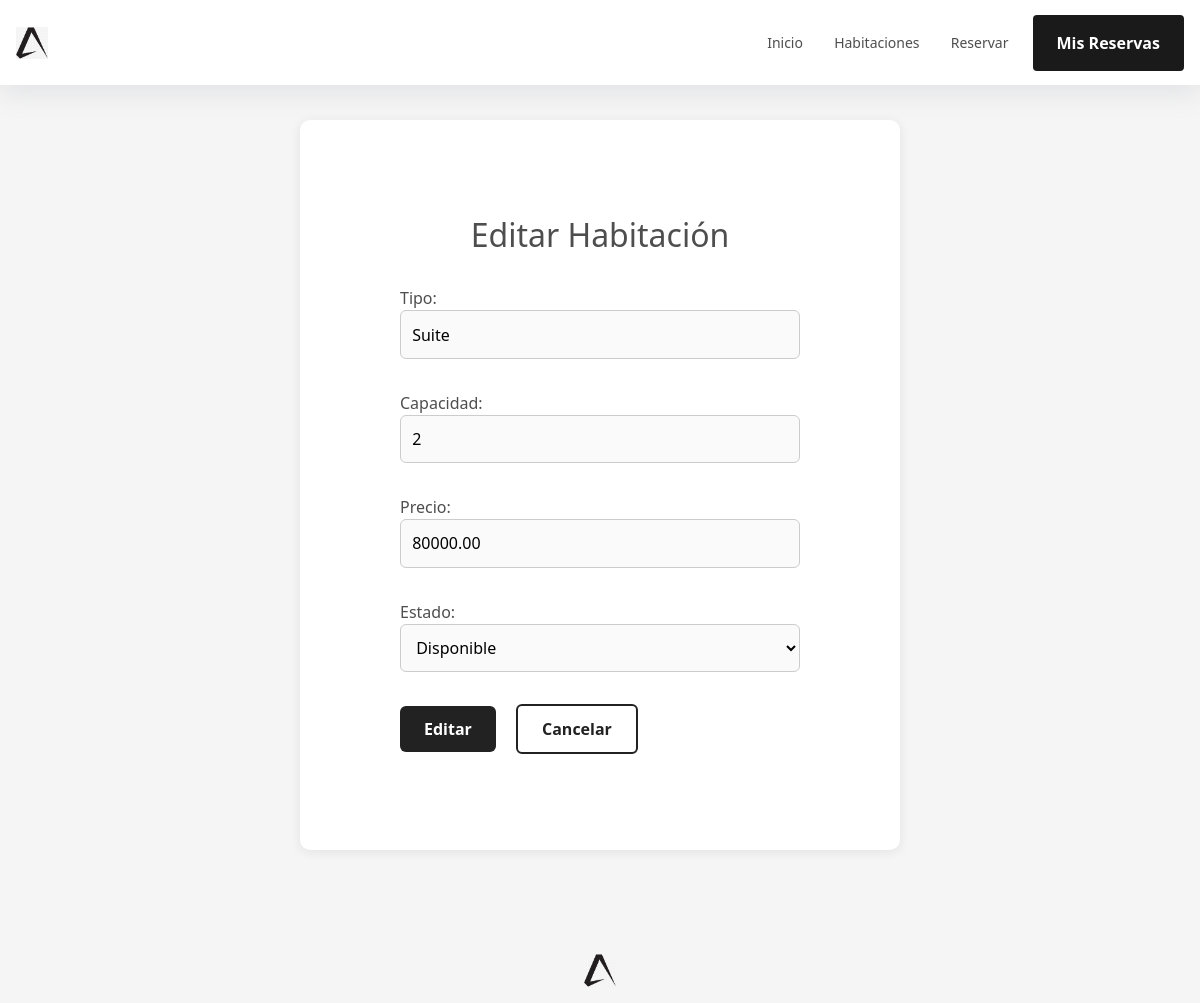
Screenshot of /habitacion/HAB001/editar/ (signed in) with the database file from the repository.
### core/models.py (models this page shows, shortened)
class Habitacion(models.Model):
    ESTADO_CHOICES = [
        ("disponible", "Disponible"),
        ("ocupada", "Ocupada"),
        ("mantenimiento", "Mantenimiento"),
    ]
    id_habitacion = models.CharField(max_length=32, unique=True, default=generate_habitacion_id)
    tipo = models.CharField(max_length=100)
    capacidad = models.PositiveSmallIntegerField()
    precio = models.DecimalField(max_digits=10, decimal_places=2)
    estado = models.CharField(max_length=20, choices=ESTADO_CHOICES, default="disponible")

### core/decorators.py (the view)
    def wrapper(request, *args, **kwargs):
        if not request.session.get('admin_id'):
            return redirect('login_admin')
        return view_func(request, *args, **kwargs)

### core/forms.py
class HabitacionForm(forms.ModelForm):
    class Meta:
        model = Habitacion
        fields = ['tipo', 'capacidad', 'precio', 'estado']

### core/views.py (called while the page is built)
@admin_required
def editar_habitacion(request, id_habitacion):
    habitacion = get_object_or_404(Habitacion, id_habitacion=id_habitacion)
    if request.method == "POST":
        form = HabitacionForm(request.POST, instance=habitacion)
        if form.is_valid():
            form.save()
            return redirect('gestion_reservas')
    else:
        form = HabitacionForm(instance=habitacion)
    return render(request, "habitacion_form.html", {"form": form, "accion": "Editar"})

### core/templates/habitacion_form.html (shortened to what this page needs)
{% extends "base/base.html" %}
{% load static %}
{% block content %}
<div class="landing-container" style="padding: 6rem; margin-top: 6rem;">
    <section class="hero-section">
        <h2>{{ accion }} Habitación</h2>
    </section>
    <div class="form-container">
        <form method="post" class="main-form">
            {{ form.as_p }}
            <button type="submit" class="btn-main">{{ accion }}</button>
            <a href="{% url 'gestion_reservas' %}" class="btn-cancel">Cancelar</a>
        </form>
    </div>
</div>
{% endblock %}

### core/static/css/general.css (style rules this page uses)
.landing-container { max-width: 900px; margin: 6rem auto 2rem auto; background: #fff; border-radius: 12px; box-shadow: 0 4px 16px rgba(0,0,0,0.1); padding: 2.5rem 2rem; transition: transform 0.2s ease, box-shadow 0.2s ease; }
.main-form input, .main-form select { width: 100%; padding: 0.9rem 1rem; margin-bottom: 1rem; border-radius: 8px; border: 1px solid #ddd; background: #fafafa; font-size: 1rem; transition: border 0.2s, background 0.2s; }
.landing-container, .crud-container { max-width: 900px; margin: 6rem auto 2rem auto; background: #fff; border-radius: 12px; box-shadow: 0 4px 16px rgba(0,0,0,0.1); padding: 2.5rem 2rem 2rem 2rem; transition: transform 0.2s ease, box-shadow 0.2s ease; }
.btn-cancel { background: #fff; color: #222; border: 2px solid #222; padding: 0.7rem 1.5rem; border-radius: 6px; font-size: 1rem; cursor: pointer; text-decoration: none; font-weight: 600; transition: background 0.2s, color 0.2s, border 0.2s; margin-left: 0.5rem; display: inline-block; }

### core/static/css/landing_page.css (style rules this page uses)
.landing-container { padding: 2rem; max-width: 1100px; margin: 0 auto; }
.hero-section { text-align: center; margin-bottom: 2rem; }
.btn-main { background: #222; color: #fff; padding: 0.8rem 2rem; border-radius: 6px; text-decoration: none; font-weight: 500; transition: background 0.3s ease; }

### core/static/css/core.css (style rules this page uses)
:root { --primary: #ffffff; --primaryLight: #f5f5f5; --secondary: #808485; --secondaryLight: #6c7475; --headerColor: #222222; --bodyTextColor: #4e4e4e; --bodyTextColorWhite: #ffffff; --topperFontSize: clamp(0.8125rem, 1.6vw, 1rem); --headerFontSize: clamp(1.9375rem, 3.9vw, 3.0625rem); --bodyFontSize: 1rem; --sectionPadding: clamp(3.75rem, 7.82vw, 6.25rem) 1rem; --bs-body-color: #ffffff; }
body { margin: 0; padding: 0; background-color: var(--primaryLight); color: var(--bodyTextColor); }
button, .cs-button { background-color: var(--secondary); color: var(--bodyTextColorWhite); border: none; padding: 0.75rem 1.5rem; border-radius: 8px; font-weight: 600; cursor: pointer; transition: background 0.3s ease; }
.landing-container { max-width: 600px; margin: 2rem auto; background: #fff; border-radius: 10px; box-shadow: 0 2px 12px rgba(0,0,0,0.08); padding: 2.5rem 2rem; }
.hero-section { text-align: center; margin-bottom: 2rem; }
.form-container { margin: 0 auto; max-width: 400px; }
.main-form input, .main-form select { width: 100%; padding: 0.7rem; margin-bottom: 1rem; border-radius: 6px; border: 1px solid #ccc; }
.btn-main { background: #222; color: #fff; border: none; padding: 0.7rem 1.5rem; border-radius: 6px; font-size: 1rem; cursor: pointer; margin-right: 0.5rem; transition: background 0.2s; font-weight: 600; }
.btn-cancel { background: #fff; color: #222; border: 2px solid #222; padding: 0.7rem 1.5rem; border-radius: 6px; font-size: 1rem; cursor: pointer; text-decoration: none; font-weight: 600; transition: background 0.2s, color 0.2s, border 0.2s; margin-left: 0.5rem; display: inline-block; }
.btn-main, .btn-cancel, .btn-danger, .btn-table, .btn-add { display: inline-block; font-weight: 600; border: none; border-radius: 8px; cursor: pointer; text-decoration: none; padding: 0.7rem 1.5rem; transition: all 0.25s ease; }

### rows the page displays
Habitacion: tipo "Suite", capacidad "2", precio "80000.00", estado "Disponible"

### other values shown
{{ accion }} "Editar"
